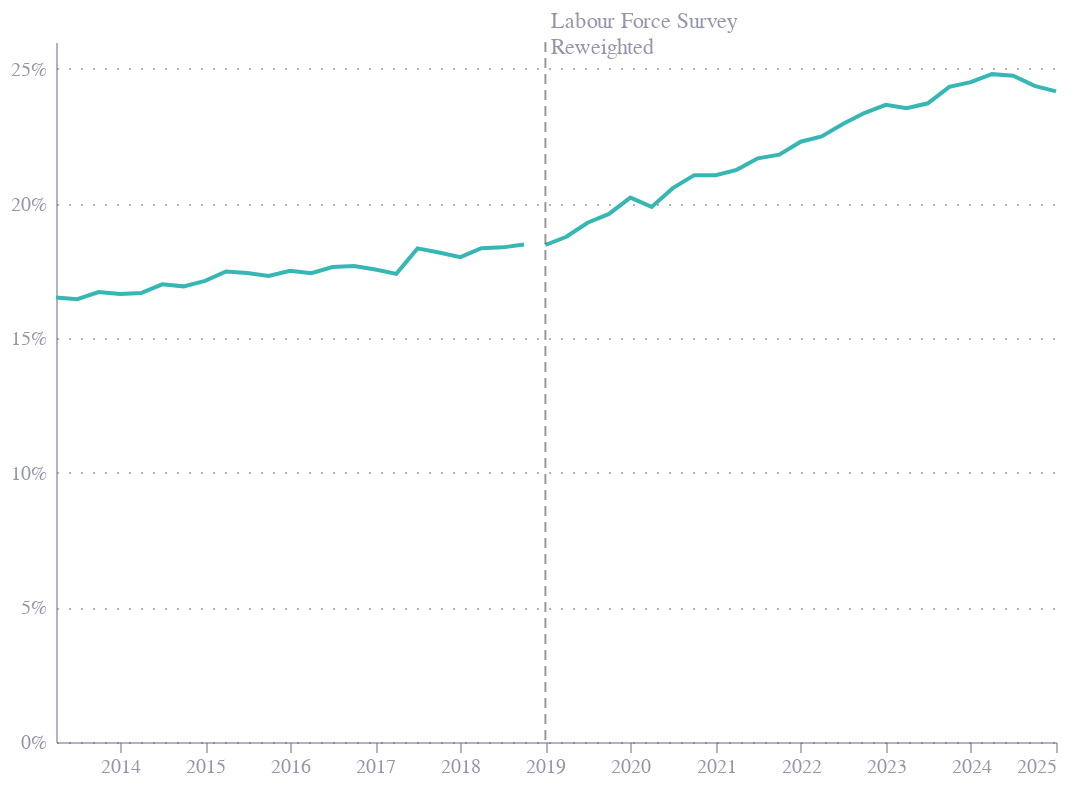

Source (notebook cell):
### Code cell
df = pd.read_csv("fig1.csv")
df["date"] = df.period.str[:4]+df.period.str[-4:]
df['date'] = pd.to_datetime(df['date'], format='%b-%Y')
df['value'] = pd.to_numeric(df['value'], errors='coerce')/100

base = alt.Chart(df).encode(
    x=alt.X('date:T', title=''),
    y=alt.Y('value:Q', title='', axis=alt.Axis(format='%')),
    detail=alt.Detail('series:N'),
)

lines = base.mark_line(color="#36b7b4")

# rule and label for the reweighting of the LFS in 2019
reweight_df = pd.DataFrame({
    'date': [pd.to_datetime('2019-01-01')],
    'label': ['Labour Force Survey\nReweighted'],
})

reweight_df['label'] = reweight_df['label'].apply(lambda x: x.split('\n'))

rule = alt.Chart(reweight_df).mark_rule(color='black', strokeDash=[5, 3], opacity=0.4).encode(
    x='date:T',
)

rule_text = rule.mark_text(
    align='left',
    baseline='middle',
    dx=3,
    dy=-10,
    fontWeight='normal',
    color='#676A86',
    opacity=0.7,
).encode(
    x='date:T',
    text=alt.Text('label:N', format=''),
    y=alt.value(0)
)

chart = (lines+rule+rule_text).properties(
    width=500,
    height=350
)

chart.save('fig1.json')
chart.save('fig1.png', scale_factor=2)
chart.save('fig1.svg')
chart

### Figure 1 — Vega-Lite specification as saved in the notebook (floating-point values rounded to 4 significant figures)
{"config": {"font": "Circular Std", "mark": {"line": {"interpolate": "monotone"}}, "view": {"stroke": "transparent", "width": 400, "height": 300}, "range": {"category": ["#36B7B4", "#E6224B", "#F4C245", "#0063AF", "#00A767", "#179FDB", "#EB5C2E"], "diverging": ["#E6224B", "#E54753", "#C9C9C9", "#179FDB", "#122B39"], "heatmap": ["#C9C9C9", "#179FDB", "#0063AF", "#122B39"], "ordinal": ["#00A767", "#36B7B4", "#179FDB", "#0063AF", "#243B5A"]}, "axisX": {"domainColor": "#676A86", "domainOpacity": 0.5, "grid": false, "labelAngle": 0, "labelColor": "#676A86", "labelOpacity": 0.7, "orient": "bottom", "tickColor": "#676A86", "tickCount": 10, "tickOpacity": 0.5, "title": false, "titleAlign": "center", "titleAnchor": "middle", "titleColor": "#676A86", "titleFontSize": 12, "titleOpacity": 0.8, "titleY": -15}, "axisY": {"domainColor": "#676A86", "domainOpacity": 0.5, "gridColor": "#676A86", "gridDash": [1, 5], "gridOpacity": 0.5, "labelColor": "#676A86", "labelOpacity": 0.7, "labelPadding": 5, "tickColor": "#676A86", "tickCount": 8, "tickOpacity": 0.5, "ticks": false, "titleAlign": "left", "titleAngle": 0, "titleBaseline": "bottom", "titleColor": "#676A86", "titleFontSize": 12, "titleOpacity": 0.8, "titleX": 0, "titleY": -7}}, "layer": [{"data": {"name": "data-5db43b47e2c507a6ab016121d82c57d6"}, "mark": {"type": "line", "color": "#36b7b4"}, "encoding": {"detail": {"field": "series", "type": "nominal"}, "x": {"field": "date", "title": "", "type": "temporal"}, "y": {"axis": {"format": "%"}, "field": "value", "title": "", "type": "quantitative"}}}, {"data": {"name": "data-52442243d05df4f3a44574bfc548ff34"}, "mark": {"type": "rule", "color": "black", "opacity": 0.4, "strokeDash": [5, 3]}, "encoding": {"x": {"field": "date", "type": "temporal"}}}, {"data": {"name": "data-52442243d05df4f3a44574bfc548ff34"}, "mark": {"type": "text", "align": "left", "baseline": "middle", "color": "#676A86", "dx": 3, "dy": -10, "fontWeight": "normal", "opacity": 0.7}, "encoding": {"text": {"field": "label", "format": "", "type": "nominal"}, "x": {"field": "date", "type": "temporal"}, "y": {"value": 0}}}], "height": 350, "width": 500, "$schema": "https://vega.github.io/schema/vega-lite/v5.20.1.json", "datasets": {"data-5db43b47e2c507a6ab016121d82c57d6": [{"period": "Apr-Jun 2013", "value": 0.1651, "series": "series1", "date": "2013-04-01T00:00:00"}, {"period": "Jul-Sep 2013", "value": 0.1645, "series": "series1", "date": "2013-07-01T00:00:00"}, {"period": "Oct-Dec 2013", "value": 0.1671, "series": "series1", "date": "2013-10-01T00:00:00"}, {"period": "Jan-Mar 2014", "value": 0.1664, "series": "series1", "date": "2014-01-01T00:00:00"}, {"period": "Apr-Jun 2014", "value": 0.1667, "series": "series1", "date": "2014-04-01T00:00:00"}, {"period": "Jul-Sep 2014", "value": 0.17, "series": "series1", "date": "2014-07-01T00:00:00"}, {"period": "Oct-Dec 2014", "value": 0.1692, "series": "series1", "date": "2014-10-01T00:00:00"}, {"period": "Jan-Mar 2015", "value": 0.1713, "series": "series1", "date": "2015-01-01T00:00:00"}, {"period": "Apr-Jun 2015", "value": 0.1748, "series": "series1", "date": "2015-04-01T00:00:00"}, {"period": "Jul-Sep 2015", "value": 0.1742, "series": "series1", "date": "2015-07-01T00:00:00"}, {"period": "Oct-Dec 2015", "value": 0.1731, "series": "series1", "date": "2015-10-01T00:00:00"}, {"period": "Jan-Mar 2016", "value": 0.175, "series": "series1", "date": "2016-01-01T00:00:00"}, {"period": "Apr-Jun 2016", "value": 0.1741, "series": "series1", "date": "2016-04-01T00:00:00"}, {"period": "Jul-Sep 2016", "value": 0.1764, "series": "series1", "date": "2016-07-01T00:00:00"}, {"period": "Oct-Dec 2016", "value": 0.1768, "series": "series1", "date": "2016-10-01T00:00:00"}, {"period": "Jan-Mar 2017", "value": 0.1755, "series": "series1", "date": "2017-01-01T00:00:00"}, {"period": "Apr-Jun 2017", "value": 0.1739, "series": "series1", "date": "2017-04-01T00:00:00"}, {"period": "Jul-Sep 2017", "value": 0.1833, "series": "series1", "date": "2017-07-01T00:00:00"}, {"period": "Oct-Dec 2017", "value": 0.1818, "series": "series1", "date": "2017-10-01T00:00:00"}, {"period": "Jan-Mar 2018", "value": 0.1801, "series": "series1", "date": "2018-01-01T00:00:00"}, {"period": "Apr-Jun 2018", "value": 0.1834, "series": "series1", "date": "2018-04-01T00:00:00"}, {"period": "Jul-Sep 2018", "value": 0.1837, "series": "series1", "date": "2018-07-01T00:00:00"}, {"period": "Oct-Dec 2018", "value": 0.1848, "series": "series1", "date": "2018-10-01T00:00:00"}, {"period": "Jan-Mar 2019", "value": 0.1846, "series": "series2", "date": "2019-01-01T00:00:00"}, {"period": "Apr-Jun 2019", "value": 0.1877, "series": "series2", "date": "2019-04-01T00:00:00"}, {"period": "Jul-Sep 2019", "value": 0.1929, "series": "series2", "date": "2019-07-01T00:00:00"}, {"period": "Oct-Dec 2019", "value": 0.1961, "series": "series2", "date": "2019-10-01T00:00:00"}, {"period": "Jan-Mar 2020", "value": 0.2022, "series": "series2", "date": "2020-01-01T00:00:00"}, {"period": "Apr-Jun 2020", "value": 0.1987, "series": "series2", "date": "2020-04-01T00:00:00"}, {"period": "Jul-Sep 2020", "value": 0.2057, "series": "series2", "date": "2020-07-01T00:00:00"}, {"period": "Oct-Dec 2020", "value": 0.2105, "series": "series2", "date": "2020-10-01T00:00:00"}, {"period": "Jan-Mar 2021", "value": 0.2105, "series": "series2", "date": "2021-01-01T00:00:00"}, {"period": "Apr-Jun 2021", "value": 0.2125, "series": "series2", "date": "2021-04-01T00:00:00"}, {"period": "Jul-Sep 2021", "value": 0.2168, "series": "series2", "date": "2021-07-01T00:00:00"}, {"period": "Oct-Dec 2021", "value": 0.2182, "series": "series2", "date": "2021-10-01T00:00:00"}, {"period": "Jan-Mar 2022", "value": 0.223, "series": "series2", "date": "2022-01-01T00:00:00"}, {"period": "Apr-Jun 2022", "value": 0.2249, "series": "series2", "date": "2022-04-01T00:00:00"}, {"period": "Jul-Sep 2022", "value": 0.2295, "series": "series2", "date": "2022-07-01T00:00:00"}, {"period": "Oct-Dec 2022", "value": 0.2336, "series": "series2", "date": "2022-10-01T00:00:00"}, {"period": "Jan-Mar 2023", "value": 0.2367, "series": "series2", "date": "2023-01-01T00:00:00"}, {"period": "Apr-Jun 2023", "value": 0.2354, "series": "series2", "date": "2023-04-01T00:00:00"}, {"period": "Jul-Sep 2023", "value": 0.2372, "series": "series2", "date": "2023-07-01T00:00:00"}, {"period": "Oct-Dec 2023", "value": 0.2434, "series": "series2", "date": "2023-10-01T00:00:00"}, {"period": "Jan-Mar 2024", "value": 0.2451, "series": "series2", "date": "2024-01-01T00:00:00"}, {"period": "Apr-Jun 2024", "value": 0.2481, "series": "series2", "date": "2024-04-01T00:00:00"}, {"period": "Jul-Sep 2024", "value": 0.2475, "series": "series2", "date": "2024-07-01T00:00:00"}, {"period": "Oct-Dec 2024", "value": 0.2437, "series": "series2", "date": "2024-10-01T00:00:00"}, {"period": "Jan-Mar 2025", "value": 0.2417, "series": "series2", "date": "2025-01-01T00:00:00"}], "data-52442243d05df4f3a44574bfc548ff34": [{"date": "2019-01-01T00:00:00", "label": ["Labour Force Survey", "Reweighted"]}]}}
